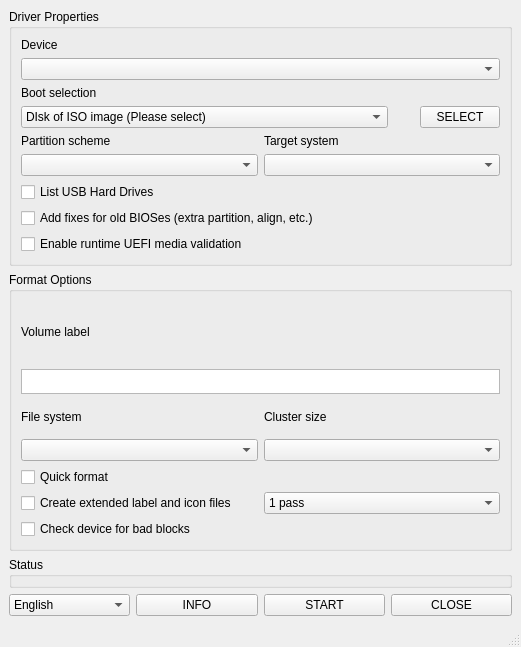
<?xml version="1.0" encoding="UTF-8"?>
<ui version="4.0">
 <class>MainWindow</class>
 <widget class="QMainWindow" name="MainWindow">
  <property name="geometry">
   <rect>
    <x>0</x>
    <y>0</y>
    <width>521</width>
    <height>647</height>
   </rect>
  </property>
  <property name="sizePolicy">
   <sizepolicy hsizetype="Preferred" vsizetype="Minimum">
    <horstretch>0</horstretch>
    <verstretch>0</verstretch>
   </sizepolicy>
  </property>
  <property name="windowTitle">
   <string>MainWindow</string>
  </property>
  <widget class="QWidget" name="centralwidget">
   <layout class="QVBoxLayout" name="verticalLayout">
    <item>
     <widget class="QGroupBox" name="groupBox">
      <property name="title">
       <string>Driver Properties</string>
      </property>
      <layout class="QVBoxLayout" name="verticalLayout_4">
       <item>
        <widget class="QLabel" name="label_3">
         <property name="text">
          <string>Device</string>
         </property>
        </widget>
       </item>
       <item>
        <widget class="QComboBox" name="comboBoxDevice"/>
       </item>
       <item>
        <widget class="QLabel" name="label_4">
         <property name="text">
          <string>Boot selection</string>
         </property>
        </widget>
       </item>
       <item>
        <layout class="QHBoxLayout" name="horizontalLayout_2">
         <item>
          <widget class="QComboBox" name="comboBoxBootSelection">
           <property name="sizePolicy">
            <sizepolicy hsizetype="Expanding" vsizetype="Fixed">
             <horstretch>0</horstretch>
             <verstretch>0</verstretch>
            </sizepolicy>
           </property>
           <property name="currentIndex">
            <number>1</number>
           </property>
           <item>
            <property name="text">
             <string>Non bootable</string>
            </property>
           </item>
           <item>
            <property name="text">
             <string>DIsk of ISO image (Please select)</string>
            </property>
           </item>
           <item>
            <property name="text">
             <string>MS-DOS</string>
            </property>
           </item>
           <item>
            <property name="text">
             <string>FreeDOS</string>
            </property>
           </item>
          </widget>
         </item>
         <item>
          <widget class="QWidget" name="widget" native="true">
           <property name="sizePolicy">
            <sizepolicy hsizetype="Minimum" vsizetype="Preferred">
             <horstretch>0</horstretch>
             <verstretch>0</verstretch>
            </sizepolicy>
           </property>
           <property name="minimumSize">
            <size>
             <width>20</width>
             <height>0</height>
            </size>
           </property>
           <property name="maximumSize">
            <size>
             <width>20</width>
             <height>16777215</height>
            </size>
           </property>
          </widget>
         </item>
         <item>
          <widget class="QPushButton" name="pushButtonSelect">
           <property name="sizePolicy">
            <sizepolicy hsizetype="Minimum" vsizetype="Fixed">
             <horstretch>0</horstretch>
             <verstretch>0</verstretch>
            </sizepolicy>
           </property>
           <property name="text">
            <string>SELECT</string>
           </property>
          </widget>
         </item>
        </layout>
       </item>
       <item>
        <layout class="QHBoxLayout" name="horizontalLayout_3">
         <item>
          <layout class="QVBoxLayout" name="verticalLayout_2">
           <item>
            <widget class="QLabel" name="label_5">
             <property name="text">
              <string>Partition scheme</string>
             </property>
            </widget>
           </item>
           <item>
            <widget class="QComboBox" name="comboBox_4"/>
           </item>
          </layout>
         </item>
         <item>
          <layout class="QVBoxLayout" name="verticalLayout_3">
           <item>
            <widget class="QLabel" name="label_6">
             <property name="text">
              <string>Target system</string>
             </property>
            </widget>
           </item>
           <item>
            <widget class="QComboBox" name="comboBox_5"/>
           </item>
          </layout>
         </item>
        </layout>
       </item>
       <item>
        <widget class="QCheckBox" name="checkBoxListUSB">
         <property name="text">
          <string>List USB Hard Drives</string>
         </property>
        </widget>
       </item>
       <item>
        <widget class="QCheckBox" name="checkBoxAddFixesOldBios">
         <property name="text">
          <string>Add fixes for old BIOSes (extra partition, align, etc.)</string>
         </property>
        </widget>
       </item>
       <item>
        <widget class="QCheckBox" name="checkBoxEnableRuntimeUefiValidation">
         <property name="text">
          <string>Enable runtime UEFI media validation</string>
         </property>
        </widget>
       </item>
      </layout>
     </widget>
    </item>
    <item>
     <widget class="QGroupBox" name="groupBox_2">
      <property name="title">
       <string>Format Options</string>
      </property>
      <layout class="QVBoxLayout" name="verticalLayout_8">
       <item>
        <widget class="QLabel" name="label_7">
         <property name="sizePolicy">
          <sizepolicy hsizetype="Preferred" vsizetype="Minimum">
           <horstretch>0</horstretch>
           <verstretch>0</verstretch>
          </sizepolicy>
         </property>
         <property name="text">
          <string>Volume label</string>
         </property>
        </widget>
       </item>
       <item>
        <widget class="QPlainTextEdit" name="plainTextEditVolumeLabel">
         <property name="maximumSize">
          <size>
           <width>16777215</width>
           <height>25</height>
          </size>
         </property>
        </widget>
       </item>
       <item>
        <layout class="QHBoxLayout" name="horizontalLayout_4">
         <item>
          <layout class="QVBoxLayout" name="verticalLayout_5">
           <item>
            <widget class="QLabel" name="label_8">
             <property name="sizePolicy">
              <sizepolicy hsizetype="Preferred" vsizetype="Minimum">
               <horstretch>0</horstretch>
               <verstretch>0</verstretch>
              </sizepolicy>
             </property>
             <property name="text">
              <string>File system</string>
             </property>
            </widget>
           </item>
           <item>
            <widget class="QComboBox" name="comboBoxFileSystem"/>
           </item>
          </layout>
         </item>
         <item>
          <layout class="QVBoxLayout" name="verticalLayout_6">
           <item>
            <widget class="QLabel" name="label_9">
             <property name="sizePolicy">
              <sizepolicy hsizetype="Preferred" vsizetype="Minimum">
               <horstretch>0</horstretch>
               <verstretch>0</verstretch>
              </sizepolicy>
             </property>
             <property name="text">
              <string>Cluster size</string>
             </property>
            </widget>
           </item>
           <item>
            <widget class="QComboBox" name="comboBoxClusterSize"/>
           </item>
          </layout>
         </item>
        </layout>
       </item>
       <item>
        <layout class="QHBoxLayout" name="horizontalLayout_5">
         <item>
          <layout class="QVBoxLayout" name="verticalLayout_7">
           <item>
            <widget class="QCheckBox" name="checkBoxQuickFormat">
             <property name="text">
              <string>Quick format</string>
             </property>
            </widget>
           </item>
           <item>
            <widget class="QCheckBox" name="checkBoxCreateExtended">
             <property name="text">
              <string>Create extended label and icon files</string>
             </property>
            </widget>
           </item>
           <item>
            <widget class="QCheckBox" name="checkBoxCheckDevice">
             <property name="text">
              <string>Check device for bad blocks</string>
             </property>
            </widget>
           </item>
          </layout>
         </item>
         <item>
          <widget class="QComboBox" name="comboBox_8">
           <item>
            <property name="text">
             <string>1 pass</string>
            </property>
           </item>
          </widget>
         </item>
        </layout>
       </item>
      </layout>
     </widget>
    </item>
    <item>
     <widget class="QGroupBox" name="groupBox_3">
      <property name="title">
       <string>Status</string>
      </property>
      <widget class="QLabel" name="label">
       <property name="geometry">
        <rect>
         <x>190</x>
         <y>60</y>
         <width>58</width>
         <height>15</height>
        </rect>
       </property>
       <property name="text">
        <string>TextLabel</string>
       </property>
      </widget>
     </widget>
    </item>
    <item>
     <layout class="QHBoxLayout" name="horizontalLayout">
      <item>
       <widget class="QComboBox" name="comboBoxLanguage">
        <item>
         <property name="text">
          <string>English</string>
         </property>
        </item>
       </widget>
      </item>
      <item>
       <widget class="QPushButton" name="pushButtonAbout">
        <property name="text">
         <string>INFO</string>
        </property>
       </widget>
      </item>
      <item>
       <widget class="QPushButton" name="pushButtonStart">
        <property name="text">
         <string>START</string>
        </property>
       </widget>
      </item>
      <item>
       <widget class="QPushButton" name="pushButtonClose">
        <property name="text">
         <string>CLOSE</string>
        </property>
       </widget>
      </item>
     </layout>
    </item>
   </layout>
  </widget>
  <widget class="QMenuBar" name="menubar">
   <property name="geometry">
    <rect>
     <x>0</x>
     <y>0</y>
     <width>521</width>
     <height>20</height>
    </rect>
   </property>
  </widget>
  <widget class="QStatusBar" name="statusbar"/>
 </widget>
 <resources/>
 <connections/>
</ui>
